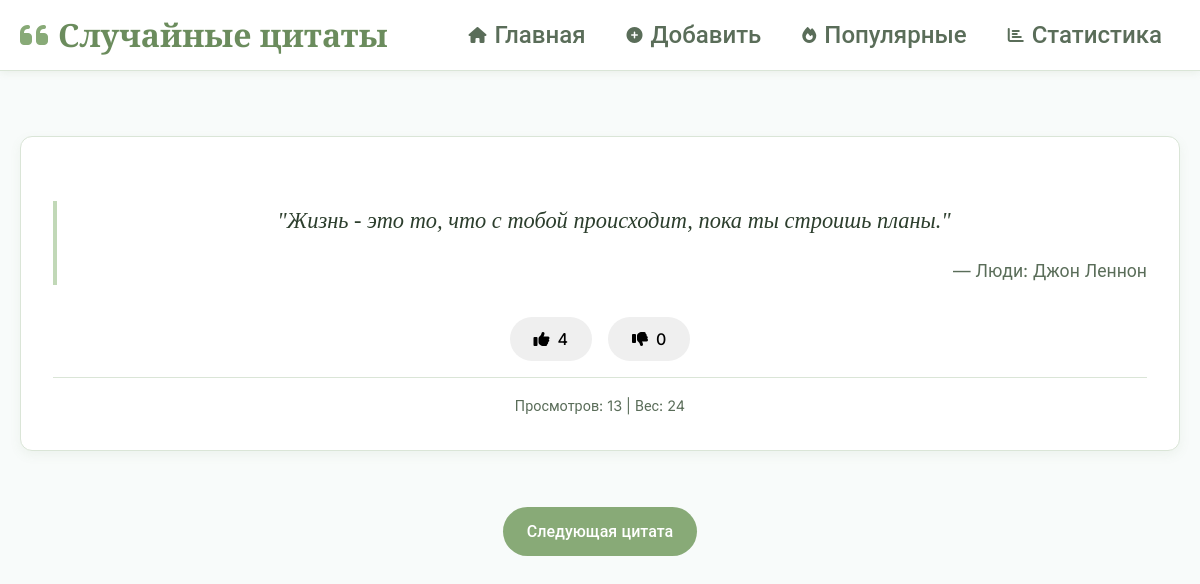
The page / on the database its author committed.
### quotes/models.py (models this page shows, shortened)
class Quote(models.Model):
    text = models.TextField(verbose_name="Текст цитаты")
    source = models.ForeignKey(Source, on_delete=models.CASCADE, verbose_name="Источник")
    weight = models.PositiveIntegerField(default=1, verbose_name="Вес")
    views = models.PositiveIntegerField(default=0, verbose_name="Просмотры")
    likes = models.PositiveIntegerField(default=0, verbose_name="Лайки")
    dislikes = models.PositiveIntegerField(default=0, verbose_name="Дизлайки")
    created_at = models.DateTimeField(auto_now_add=True)
    updated_at = models.DateTimeField(auto_now=True)
    class Meta:
        unique_together = ['text', 'source']

class Source(models.Model):
    TYPE_CHOICES = [
        ('movie', 'Фильм'),
        ('book', 'Книга'),
        ('series', 'Сериал'),
        ('game', 'Игра'),
        ('person', 'Люди'),
        ('other', 'Другое'),
    ]
    name = models.CharField(max_length=200, verbose_name="Название")
    type = models.CharField(max_length=20, choices=TYPE_CHOICES, verbose_name="Тип")
    created_at = models.DateTimeField(auto_now_add=True)
    class Meta:
        unique_together = ['name', 'type']
    def __str__(self):
        return f"{self.get_type_display()}: {self.name}"

### quotes/views.py (the view)
# urls.py: path('', views.random_quote, name='random_quote'),
def random_quote(request):
    quotes = list(Quote.objects.values('id', 'weight'))
    if not quotes:
        selected_quote = None
    else:
        weighted_quotes = []
        total_weight = 0
        for quote in quotes:
            enhanced_weight = quote['weight'] ** 1.5
            weighted_quotes.append({
                'id': quote['id'],
                'weight': enhanced_weight
            })
            total_weight += enhanced_weight
        if total_weight <= 0:
            selected_quote = Quote.objects.order_by('?').first()
        else:
            random_weight = random.uniform(0, total_weight)
            cumulative_weight = 0
            for quote in weighted_quotes:
                cumulative_weight += quote['weight']
                if cumulative_weight >= random_weight:
                    selected_quote = Quote.objects.get(id=quote['id'])
                    break
            else:
                selected_quote = Quote.objects.order_by('?').first()
    if selected_quote:
        Quote.objects.filter(id=selected_quote.id).update(views=F('views') + 1)
        selected_quote.refresh_from_db()
        viewed_quotes = request.session.setdefault('viewed_quotes', {})
        viewed_quotes[str(selected_quote.id)] = {
            'can_vote': True,
            'voted': False
        }
        request.session.modified = True
    return render(request, 'quotes/random_quote.html', {
        'quote': selected_quote,
        'total_quotes': Quote.objects.count()
    })

### quotes/templates/quotes/random_quote.html (shortened to what this page needs)
{% extends 'quotes/base.html' %}
{% block content %}
<div class="quote-container">
    <div class="quote-card fade-in">
        <div class="card-body text-center">
            {% if quote %}
                <blockquote class="blockquote">
                    <p class="mb-4">"{{ quote.text }}"</p>
                    <footer class="blockquote-footer mt-3">
                        {{ quote.source }}
                    </footer>
                </blockquote>
                <div class="rating-buttons mt-4">
                    <button onclick="rateQuote({{ quote.id }}, 'like')" class="btn btn-success">
                        <i class="fas fa-thumbs-up"></i>  <span id="likes-{{ quote.id }}">{{ quote.likes }}</span>
                    </button>
                    <button onclick="rateQuote({{ quote.id }}, 'dislike')" class="btn btn-danger">
                        <i class="fas fa-thumbs-down"></i> <span id="dislikes-{{ quote.id }}">{{ quote.dislikes }}</span>
                    </button>
                </div>
                <div class="quote-stats mt-4">
                    Просмотров: {{ quote.views }} | Вес: {{ quote.weight }}
                </div>
            {% else %}
                <p class="no-quotes">Цитат пока нет. <a href="{% url 'add_quote' %}">Добавьте первую!</a></p>
            {% endif %}
        </div>
    </div>
    <div class="next-quote mt-4">
        <a href="{% url 'random_quote' %}" class="btn btn-primary btn-lg">Следующая цитата</a>
    </div>
</div>
{% endblock %}

### quotes/static/quotes/css/style.css (style rules this page uses)
:root { --color-primary: #88AA77; --color-primary-dark: #6B8C5D; --color-primary-light: #C1D8B7; --color-primary-ultralight: #E9F2E5; --color-secondary: #A9BDB1; --color-accent: #D4A76A; --color-text: #2C3E2D; --color-text-light: #5A6D59; --color-text-muted: #7A8C79; --color-background: #F8FBFA; --color-surface: #FFFFFF; --color-border: #DAE5D7; --font-primary: 'Cormorant Garamond', 'Georgia', serif; --font-secondary: 'Inter', 'Roboto', sans-serif; --font-accent: 'Playfair Display', 'Georgia', serif; --shadow-card: 0 4px 12px rgba(107, 140, 93, 0.08); --shadow-card-hover: 0 8px 24px rgba(107, 140, 93, 0.12); --shadow-nav: 0 2px 8px rgba(107, 140, 93, 0.1); --border-radius: 12px; --transition: all 0.25s ease; }
* { box-sizing: border-box; }
body { font-family: var(--font-secondary); background-color: var(--color-background); color: var(--color-text); line-height: 1.6; margin: 0; padding: 0; padding-top: 80px; }
a { color: var(--color-primary-dark); text-decoration: none; transition: var(--transition); }
.quote-container { display: flex; flex-direction: column; align-items: center; min-height: calc(100vh - 180px); padding: 2rem 0; }
.quote-card { background-color: var(--color-surface); border-radius: var(--border-radius); box-shadow: var(--shadow-card); width: 100%; max-width: 1500px; overflow: hidden; transition: var(--transition); margin-bottom: 2rem; border: 1px solid var(--color-border); }
.card-body { padding: 2rem; }
blockquote { border-left: 4px solid var(--color-primary-light); padding-left: 1.5rem; margin: 2rem 0; font-style: italic; }
blockquote p { font-size: 1.4rem; line-height: 1.8; color: var(--color-text); font-family: var(--font-primary); font-weight: 500; margin: 0; }
.blockquote-footer { margin-top: 1rem; font-size: 1.1rem; color: var(--color-text-light); font-style: normal; text-align: right; font-family: var(--font-secondary); }
.blockquote-footer::before { content: "— "; }
.btn { display: inline-flex; align-items: center; justify-content: center; padding: 0.75rem 1.5rem; border-radius: 50px; font-weight: 500; font-family: var(--font-secondary); transition: var(--transition); border: none; cursor: pointer; font-size: 1rem; gap: 0.5rem; }
.btn-primary { background-color: var(--color-primary); color: white; }
.text-center { text-align: center; }
.mt-3 { margin-top: 1rem; }
.mt-4 { margin-top: 1.5rem; }
.fade-in { animation: fadeIn 0.5s ease-out; }
.rating-buttons { display: flex; gap: 1rem; justify-content: center; margin-top: 2rem; }
.quote-stats { font-size: 0.9rem; color: var(--color-text-light); margin-top: 1rem; padding-top: 1rem; border-top: 1px solid var(--color-border); }

### rows shown on the page
Quote: text "Жизнь - это то, что с тобой происходит, пока ты строишь планы.", source "Люди: Джон Леннон", likes "4", dislikes "0", views "13", weight "24"
